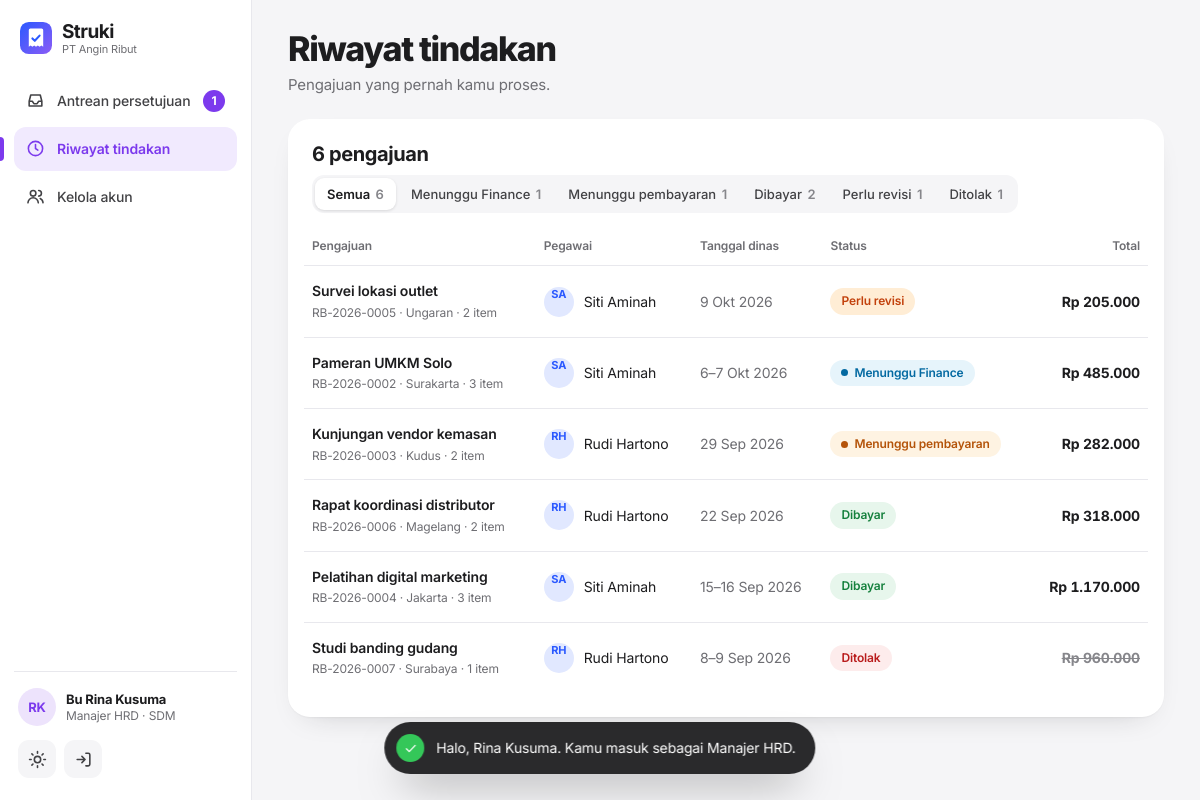
Screenshot of /dashboard.php?v=riwayat (signed in) with the database file from the repository.
### tables this page shows
CREATE TABLE claims (
  id              INT AUTO_INCREMENT PRIMARY KEY,
  kode            VARCHAR(20)  NOT NULL UNIQUE,
  user_id         INT NOT NULL,
  judul           VARCHAR(150) NOT NULL,
  kota_tujuan     VARCHAR(80)  NOT NULL,
  keperluan       VARCHAR(255) NOT NULL,
  tgl_berangkat   DATE NOT NULL,
  tgl_pulang      DATE NOT NULL,
  status          ENUM('diajukan','disetujui','terverifikasi','dibayar','revisi','ditolak') NOT NULL DEFAULT 'diajukan',
  total           DECIMAL(14,2) NOT NULL DEFAULT 0,
  metode_bayar    VARCHAR(50)  NULL,
  no_referensi    VARCHAR(50)  NULL,
  bukti_transfer  VARCHAR(255) NULL,
  created_at      TIMESTAMP DEFAULT CURRENT_TIMESTAMP,
  updated_at      TIMESTAMP DEFAULT CURRENT_TIMESTAMP ON UPDATE CURRENT_TIMESTAMP,
  CONSTRAINT fk_claims_user FOREIGN KEY (user_id) REFERENCES users(id)
);

CREATE TABLE users (
  id           INT AUTO_INCREMENT PRIMARY KEY,
  username     VARCHAR(30)  NOT NULL UNIQUE,
  password     VARCHAR(255) NOT NULL,
  nama         VARCHAR(100) NOT NULL,
  role         ENUM('pegawai','hrd','finance','kasir','direktur') NOT NULL DEFAULT 'pegawai',
  divisi       VARCHAR(50)  NOT NULL,
  bank         VARCHAR(30)  NULL,
  no_rekening  VARCHAR(30)  NULL,
  aktif        TINYINT(1)   NOT NULL DEFAULT 1,
  created_at   TIMESTAMP DEFAULT CURRENT_TIMESTAMP
);

### partials/list.php (the view, shortened to what this page needs)
<?php
function render_table(array $rows, string $kosong, bool $tampil_nama = false, string $aksi_kosong = '') {
    echo '<div class="table-wrap"><table class="tbl"><thead><tr><th>Pengajuan</th>' . ($tampil_nama ? '<th>Pegawai</th>' : '')
       . '<th>Tanggal dinas</th><th>Status</th><th class="num">Total</th></tr></thead><tbody>';
    foreach ($rows as $c) {
        $live = in_array($c['status'], ['diajukan', 'disetujui', 'terverifikasi'], true);
        echo '<tr data-href="detail.php?id=' . (int)$c['id'] . '" data-status="' . e($c['status']) . '">'
           . '<td><a class="row-link" href="detail.php?id=' . (int)$c['id'] . '"><b>' . e($c['judul']) . '</b></a><small>' . e($c['kode']) . ' · ' . e($c['kota_tujuan']) . ' · ' . (int)$c['n_item'] . ' item</small></td>'
           . ($tampil_nama ? '<td><span class="who-cell"><span class="avatar sm r-pegawai">' . e(inisial($c['nama'])) . '</span>' . e($c['nama']) . '</span></td>' : '')
           . '<td class="muted">' . periode($c['tgl_berangkat'], $c['tgl_pulang']) . '</td>'
           . '<td>' . pill($c['status'], $live) . '</td>'
           . '<td class="num"><b class="' . ($c['status'] === 'ditolak' ? 'strike' : '') . '">' . rp($c['total']) . '</b></td></tr>';
    }
    echo '</tbody></table></div>';
}
function render_filter(array $rows) {
    $hit = array_count_values(array_column($rows, 'status'));
    echo '<div class="seg" role="toolbar" aria-label="Saring status"><button type="button" class="on" data-filter="">Semua <b>' . count($rows) . '</b></button>';
    foreach (STATUS as $k => $s) if (!empty($hit[$k])) echo '<button type="button" data-filter="' . $k . '">' . e($s['label']) . ' <b>' . $hit[$k] . '</b></button>';
    echo '</div>';
}

### config.php (shortened to what this page needs)
<?php
function e($s) { return htmlspecialchars((string)$s, ENT_QUOTES, 'UTF-8'); }
function rp($n) { return 'Rp ' . number_format((float)$n, 0, ',', '.'); }
function tgl($d) {
    $t = strtotime($d);
    return date('j', $t) . ' ' . NAMA_BULAN[(int)date('n', $t)] . ' ' . date('Y', $t);
}
function periode($a, $b) {
    if (!$b || $b === $a) return tgl($a);
    if (substr($a, 0, 7) === substr($b, 0, 7)) return date('j', strtotime($a)) . '–' . tgl($b);
    return tgl_pendek($a) . ' – ' . tgl($b);
}
function nama_pendek($nama) { return preg_replace('/^(Bu|Pak)\s+/i', '', $nama); }
function pill($status, $pulse = false) {
    $s = STATUS[$status] ?? ['label' => $status];
    return '<span class="pill s-' . e($status) . '">' . ($pulse ? '<i class="dot-live"></i>' : '') . e($s['label']) . '</span>';
}
function inisial($nama) {
    $p = preg_split('/\s+/', nama_pendek(trim($nama)));
    return strtoupper(mb_substr($p[0], 0, 1) . (isset($p[1]) ? mb_substr($p[1], 0, 1) : ''));
}
function ico($nama, $cls = '') {
    return '<svg class="ico ' . $cls . '" viewBox="0 0 24 24" fill="none" stroke="currentColor" stroke-width="2" stroke-linecap="round" stroke-linejoin="round" aria-hidden="true">' . $p . '</svg>';
}

### assets/style.css (style rules this page uses)
:root { --bg:#F5F5F7; --surface:#FFFFFF; --surface-2:#F5F5F7; --surface-3:#EEF3FF; --line:#E8E8ED; --line-2:#D2D2D7; --ink:#1D1D1F; --ink-2:#424245; --muted:#6E6E73; --faint:#86868B; --blue:#2B59FF; --blue-ink:#1E40D8; --violet:#8B5CF6; --green:#15803D; --green-soft:#E7F6EC; --orange:#C2410C; --orange-soft:#FFEDD5; --red:#B91C1C; --red-soft:#FDECEC; --amber:#B45309; --amber-soft:#FEF3E2; --purple:#7C3AED; --purple-soft:#F1EAFE; --sky:#0369A1; --sky-soft:#E6F4FB; --role:#2B59FF; --role-soft:#EEF3FF; --shadow:0 1px 2px rgba(0,0,0,.04),0 12px 32px -20px rgba(29,29,31,.28); --shadow-lg:0 30px 60px -30px rgba(29,29,31,.4); --font:Inter,-apple-system,BlinkMacSystemFont,"Segoe UI",sans-serif; --ease:cubic-bezier(.2,.8,.2,1); --spring:cubic-bezier(.34,1.56,.64,1); color-scheme:light; }
.role-hrd { --role:var(--purple);--role-soft:var(--purple-soft) }
*,*::before,*::after { box-sizing:border-box }
html { scroll-behavior:smooth;-webkit-text-size-adjust:100% }
body { margin:0;min-height:100vh;background:var(--bg);color:var(--ink);font:400 15px/1.55 var(--font);-webkit-font-smoothing:antialiased;letter-spacing:-.01em }
a { color:var(--blue);text-decoration:none }
.muted { color:var(--muted) }
.num { font-variant-numeric:tabular-nums }
.strike { color:var(--faint);text-decoration:line-through }
.ico { width:19px;height:19px;flex:none }
.avatar { --c:var(--blue);flex:none;display:grid;place-items:center;width:38px;height:38px;border-radius:50%;background:color-mix(in srgb,var(--c) 14%,var(--surface));color:var(--c);font-size:13px;font-weight:700 }
.avatar.sm { width:30px;height:30px;font-size:11px }
.r-pegawai { --c:var(--blue) }
.pill { --c:var(--blue);--s:var(--surface-3);display:inline-flex;align-items:center;gap:6px;padding:4px 11px;border-radius:980px;background:var(--s);color:var(--c);font-size:12px;font-weight:600;white-space:nowrap }
.s-disetujui { --c:var(--sky);--s:var(--sky-soft) }
.s-terverifikasi { --c:var(--amber);--s:var(--amber-soft) }
.s-dibayar { --c:var(--green);--s:var(--green-soft) }
.s-revisi { --c:var(--orange);--s:var(--orange-soft) }
.s-ditolak { --c:var(--red);--s:var(--red-soft) }
.dot-live { width:7px;height:7px;border-radius:50%;background:var(--c);animation:pulse 1.8s ease-out infinite }
.seg { display:inline-flex;flex-wrap:wrap;gap:3px;padding:3px;border-radius:12px;background:var(--surface-2) }
.seg button { font:inherit;font-size:13px;font-weight:500;padding:6px 12px;border-radius:9px;border:0;background:transparent;color:var(--ink-2);cursor:pointer;transition:background-color .2s,color .2s }
.seg button b { font-weight:600;color:var(--faint);margin-left:2px }
.seg button.on { background:var(--surface);color:var(--ink);font-weight:600;box-shadow:0 1px 3px rgba(0,0,0,.12) }
.table-wrap { overflow-x:auto;margin:0 -8px }
.tbl { width:100%;min-width:560px;border-collapse:collapse;font-size:14px }
.tbl th { padding:10px 8px;text-align:left;font-size:12px;font-weight:600;color:var(--muted) }
.tbl td { padding:14px 8px;border-top:1px solid var(--line);vertical-align:middle }
.tbl td small { display:block;font-size:12px;color:var(--muted);margin-top:2px }
.tbl .num { text-align:right }
.tbl tbody tr { transition:background-color .2s }
.tbl tr[data-href] { cursor:pointer }
.row-link { color:var(--ink) }
.row-link b { font-weight:600 }
.who-cell { display:flex;align-items:center;gap:10px }
.who-cell>span:last-child { display:flex;flex-direction:column;line-height:1.3 }
.toast-ico .ico { width:15px;height:15px }

### rows the page displays
claims: judul "Survei lokasi outlet", kode "RB-2026-0005", kota_tujuan "Ungaran", n_item "2", user.nama "SA", user.nama "Siti Aminah", periode($c['tgl_berangkat'], $c['tgl_pulang']) "9 Okt 2026", label "Perlu revisi", total "Rp 205.000"
claims: judul "Pameran UMKM Solo", kode "RB-2026-0002", kota_tujuan "Surakarta", n_item "3", user.nama "SA", user.nama "Siti Aminah", periode($c['tgl_berangkat'], $c['tgl_pulang']) "6–7 Okt 2026", status "disetujui" (drawn), label "Menunggu Finance", total "Rp 485.000"
claims: judul "Kunjungan vendor kemasan", kode "RB-2026-0003", kota_tujuan "Kudus", n_item "2", user.nama "RH", user.nama "Rudi Hartono", periode($c['tgl_berangkat'], $c['tgl_pulang']) "29 Sep 2026", status "terverifikasi" (drawn), label "Menunggu pembayaran", total "Rp 282.000"
claims: judul "Rapat koordinasi distributor", kode "RB-2026-0006", kota_tujuan "Magelang", n_item "2", user.nama "RH", user.nama "Rudi Hartono", periode($c['tgl_berangkat'], $c['tgl_pulang']) "22 Sep 2026", label "Dibayar", total "Rp 318.000"
claims: judul "Pelatihan digital marketing", kode "RB-2026-0004", kota_tujuan "Jakarta", n_item "3", user.nama "SA", user.nama "Siti Aminah", periode($c['tgl_berangkat'], $c['tgl_pulang']) "15–16 Sep 2026", label "Dibayar", total "Rp 1.170.000"
claims: judul "Studi banding gudang", kode "RB-2026-0007", kota_tujuan "Surabaya", n_item "1", user.nama "RH", user.nama "Rudi Hartono", periode($c['tgl_berangkat'], $c['tgl_pulang']) "8–9 Sep 2026", label "Ditolak", total "Rp 960.000"

### other values shown
APP_COMPANY "PT Angin Ribut"
$label "Antrean persetujuan"
$badge "1"
$label "Riwayat tindakan"
$label "Kelola akun"
inisial($_hu['nama']) "RK"
$_hu['nama'] "Bu Rina Kusuma"
ROLES[$_hu['role']] "Manajer HRD"
$_hu['divisi'] "SDM"
$_hf['msg'] "Halo, Rina Kusuma. Kamu masuk sebagai Manajer HRD."
$judul_halaman "Riwayat tindakan"
count($rows) "6"
$s['label'] "Menunggu Finance"
$hit[$k] "1"
$s['label'] "Menunggu pembayaran"
